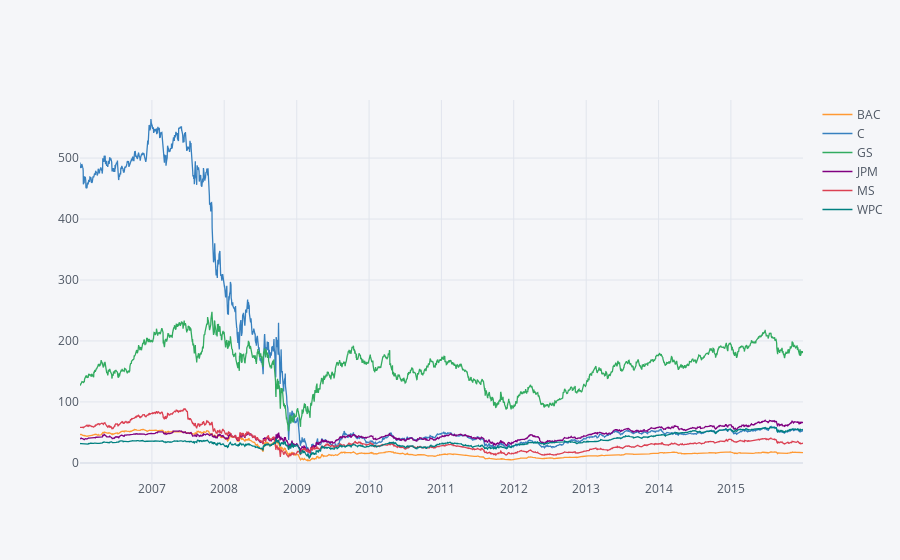

Notebook code for this chart:
### Code cell
# Use Cufflinks 
bank_stocks.xs(key='Close', axis=1, level='Stock Info').iplot()

### Figure 1 — Plotly figure (JSON) as saved in the notebook; plotly's stock layout.template omitted (floating-point values rounded to 4 significant figures; data arrays with more than 128 entries replaced by an {"elided": "..."} marker saying what was removed)
{"data": [{"line": {"color": "rgba(255, 153, 51, 1.0)", "dash": "solid", "shape": "linear", "width": 1.3}, "mode": "lines", "name": "BAC", "text": "", "type": "scatter", "x": {"elided": "2517 str values"}, "y": {"elided": "2517 float values"}}, {"line": {"color": "rgba(55, 128, 191, 1.0)", "dash": "solid", "shape": "linear", "width": 1.3}, "mode": "lines", "name": "C", "text": "", "type": "scatter", "x": {"elided": "2517 str values"}, "y": {"elided": "2517 float values"}}, {"line": {"color": "rgba(50, 171, 96, 1.0)", "dash": "solid", "shape": "linear", "width": 1.3}, "mode": "lines", "name": "GS", "text": "", "type": "scatter", "x": {"elided": "2517 str values"}, "y": {"elided": "2517 float values"}}, {"line": {"color": "rgba(128, 0, 128, 1.0)", "dash": "solid", "shape": "linear", "width": 1.3}, "mode": "lines", "name": "JPM", "text": "", "type": "scatter", "x": {"elided": "2517 str values"}, "y": {"elided": "2517 float values"}}, {"line": {"color": "rgba(219, 64, 82, 1.0)", "dash": "solid", "shape": "linear", "width": 1.3}, "mode": "lines", "name": "MS", "text": "", "type": "scatter", "x": {"elided": "2517 str values"}, "y": {"elided": "2517 float values"}}, {"line": {"color": "rgba(0, 128, 128, 1.0)", "dash": "solid", "shape": "linear", "width": 1.3}, "mode": "lines", "name": "WPC", "text": "", "type": "scatter", "x": {"elided": "2517 str values"}, "y": {"elided": "2517 float values"}}], "layout": {"legend": {"bgcolor": "#F5F6F9", "font": {"color": "#4D5663"}}, "paper_bgcolor": "#F5F6F9", "plot_bgcolor": "#F5F6F9", "title": {"font": {"color": "#4D5663"}}, "xaxis": {"gridcolor": "#E1E5ED", "showgrid": true, "tickfont": {"color": "#4D5663"}, "title": {"font": {"color": "#4D5663"}, "text": ""}, "zerolinecolor": "#E1E5ED"}, "yaxis": {"gridcolor": "#E1E5ED", "showgrid": true, "tickfont": {"color": "#4D5663"}, "title": {"font": {"color": "#4D5663"}, "text": ""}, "zerolinecolor": "#E1E5ED"}}}
